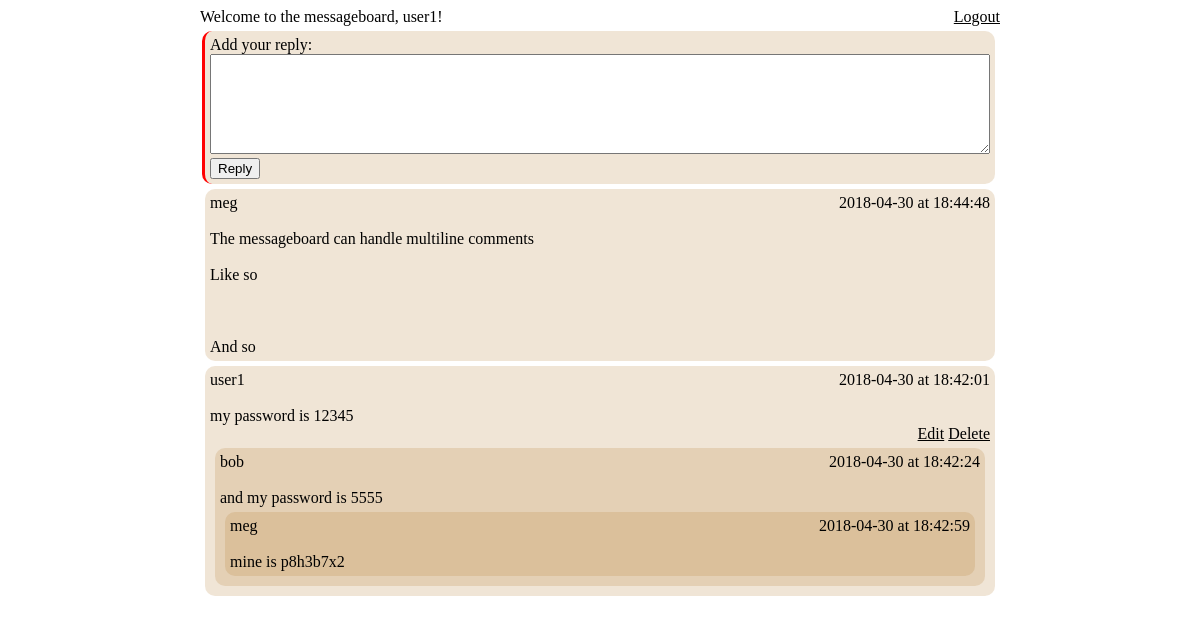
The page /msgboard (signed in) on the database its author committed.
### tables this page shows
CREATE TABLE `users` (
	`id`	INTEGER UNIQUE,
	`username`	TEXT UNIQUE,
	`pass_hash`	TEXT,
	`pass_salt`	TEXT,
	PRIMARY KEY(`id`)
);

CREATE TABLE `messages` (
	`id`	INTEGER,
	`parent`	INTEGER,
	`author`	INTEGER,
	`text`	TEXT,
	`timestamp`	INTEGER,
	PRIMARY KEY(`id`)
);

### msgboard_flask.py (the view)
@APP.route('/msgboard')
def msgboard():
	messages = get_messages()
	name = 'Anonymous'
	if 'username' in flask.session and 'logged_in' in flask.session:
		name = flask.session['username']
	return flask.render_template('msgboard.html', name=name, messages=messages)

### msgboard_flask.py (called while the page is built)
def get_messages():
	conn = sqlite3.connect('message_board.db')
	conn.row_factory = sqlite3.Row
	curs = conn.cursor()
	curs.execute('SELECT messages.id as id, parent, users.username as author, text, timestamp FROM messages INNER JOIN users ON messages.author = users.id ORDER BY timestamp DESC')
	result = curs.fetchall()
	conn.close()
	messages = []
	if result != []:
		messages = [{'id':r['id'],
					 'parent':r['parent'],
					 'author':r['author'],
					 'text':r['text'].replace('\n', '<br>'),
					 'timestamp':time.strftime('%Y-%m-%d at %H:%M:%S', time.localtime(r['timestamp']))}
					 for r in result]
	return messages

### templates/msgboard.html (shortened to what this page needs)
{% extends "master.html" %}
{% block body %}
Welcome to the messageboard, {{name}}! <form style='float:right;' id='logoutform' action='{{url_for("logout")}}' method='post'><a class='pseudolink' onclick='document.getElementById("logoutform").submit(); return false;'>Logout</a></form>
<br>
<div id='replyform'>
<form action='{{url_for("post_reply")}}' method='post'>
	Add your reply:<br>
	<textarea name='text' style='width:100%;height:100px;'></textarea>
	<input id='replyidbox' type='hidden' name='replyid' value='0'><br>
	<input type='submit' value='Reply'>
</form>
</div>
{% for message in messages %}
	<div id={{message.id}} class='message' parentid={{message.parent}}>
		<div style='float:left;'>{{message.author}}</div><div style='float:right;'>{{message.timestamp}}</div><br><br>
		<div class='messagetext'>
		{{- message.text|safe -}}
		</div>
		{% if message.author == name %}
		<div style='float:right;'><a class='pseudolink' onclick='delete_post({{message.id}})'>Delete</a></div>
		<div class='editbutton' style='float:right;'><a class='pseudolink' onclick='edit_post({{message.id}})'>Edit</a>&nbsp;</div><br>
		{% endif %}
	</div>
{% endfor %}
{% endblock %}

### static/master.css (style rules this page uses)
* { box-sizing: border-box; }
.message, #replyform { padding: 5px; margin: 5px; background-color: rgba(180,127,50,0.2); border-radius: 10px; -webkit-transition: height 10s; }
.message:hover, #replyform { border-left: 3px solid red; margin-left: 2px; }
.pseudolink { cursor: pointer; text-decoration: underline; }

### rows shown on the page
users: username "user1"
messages: author "meg", timestamp "2018-04-30 at 18:44:48", text "The messageboard can handle multiline comments Like so And so"
messages: author "meg", timestamp "2018-04-30 at 18:42:59", text "mine is p8h3b7x2"
messages: author "bob", timestamp "2018-04-30 at 18:42:24", text "and my password is 5555"
messages: author "user1", timestamp "2018-04-30 at 18:42:01", text "my password is 12345"
